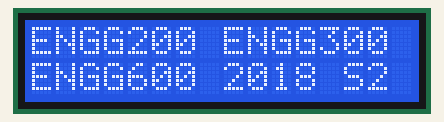
The sketch below on a simulated Arduino Uno, built with avr-gcc and run on an emulated ATmega328P. Parts: 16×2 character LCD. Random numbers use the default seed unless the sketch sets one.

Above: at 0.2 s.
At 10.3 s:
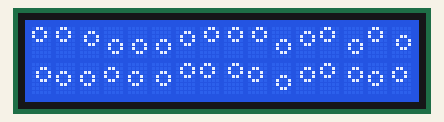
At 15.06 s:
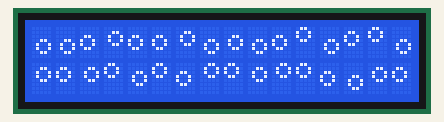
At 20.05 s:
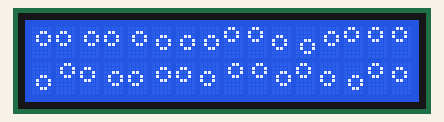
At 29.8 s:
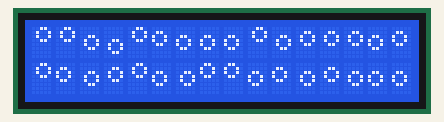
At 39.79 s:
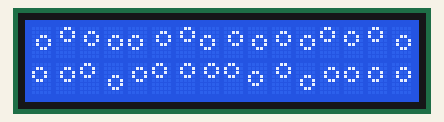

The sketch:

ENGG200_i2c_Demo.ino
```cpp
#include <Wire.h>
#include <LiquidCrystal_I2C.h>

//LiquidCrystal_I2C lcd(0x27);  // Set the LCD I2C address
LiquidCrystal_I2C lcd(0x27, 2, 1, 0, 4, 5, 6, 7, 3, POSITIVE);  // backlight on
//LiquidCrystal_I2C lcd(0x27, 2, 1, 0, 4, 5, 6, 7, 3, NEGATIVE);  // backlight off

int bl = 1;

// Creat a set of new characters
const uint8_t charBitmap[][8] = {
   { 0xc, 0x12, 0x12, 0xc, 0, 0, 0, 0 },
   { 0x6, 0x9, 0x9, 0x6, 0, 0, 0, 0 },
   { 0x0, 0x6, 0x9, 0x9, 0x6, 0, 0, 0x0 },
   { 0x0, 0xc, 0x12, 0x12, 0xc, 0, 0, 0x0 },
   { 0x0, 0x0, 0xc, 0x12, 0x12, 0xc, 0, 0x0 },
   { 0x0, 0x0, 0x6, 0x9, 0x9, 0x6, 0, 0x0 },
   { 0x0, 0x0, 0x0, 0x6, 0x9, 0x9, 0x6, 0x0 },
   { 0x0, 0x0, 0x0, 0xc, 0x12, 0x12, 0xc, 0x0 }

};

void setup()
{
   int charBitmapSize = (sizeof(charBitmap ) / sizeof (charBitmap[0]));

  lcd.begin(16,2);               // initialize the lcd

   for ( int i = 0; i < charBitmapSize; i++ )
   {
      lcd.createChar ( i, (uint8_t *)charBitmap[i] );
   }

  lcd.home ();                   // go home
  lcd.print("ENGG200 ENGG300");
  lcd.setCursor ( 0, 1 );        // go to the next line
  lcd.print("ENGG600 2018 S2");
  delay ( 10000 );
}

void loop()
{
   lcd.home ();
   // Do a little animation by writing to the same location
   for ( int i = 0; i < 2; i++ )
   {
      for ( int j = 0; j < 16; j++ )
      {
         lcd.print (char(random(7)));
      }
      lcd.setCursor ( 0, 1 );
   }
   lcd.setBacklight(bl);
   delay (200);
}
```
